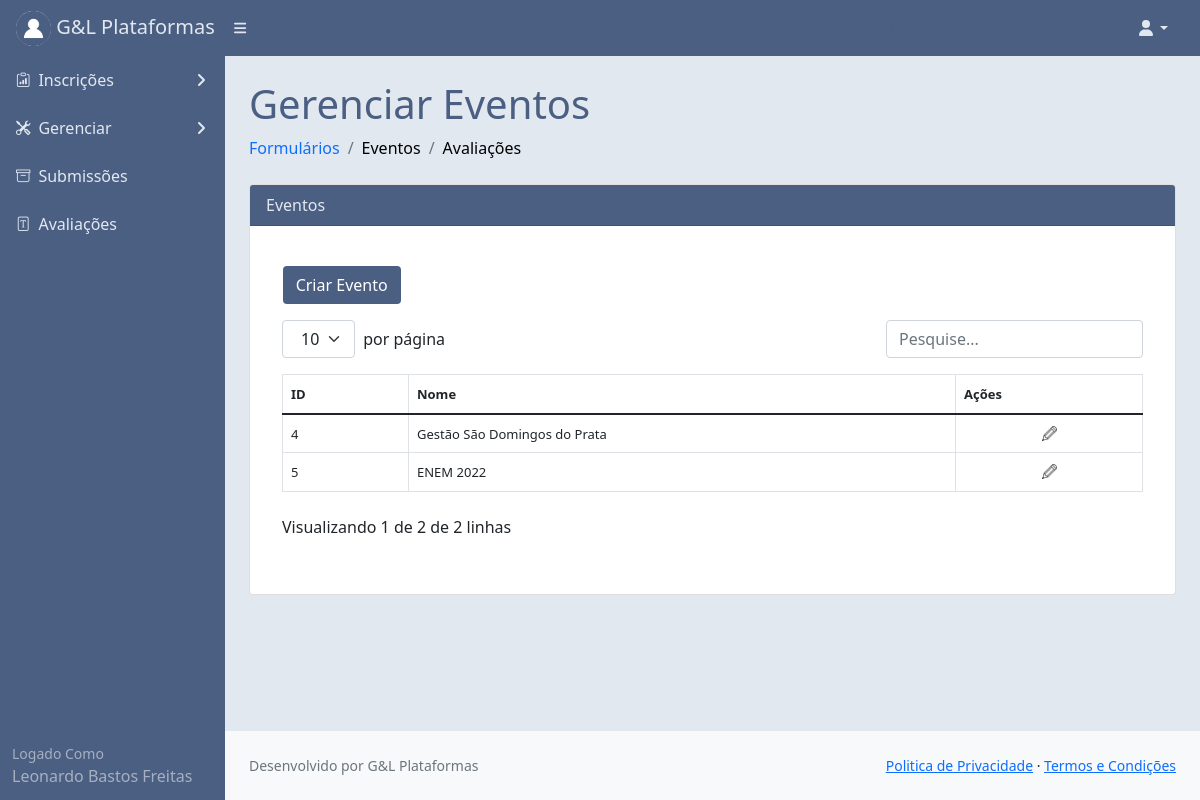
The page /eventos/ (signed in) on the database its author committed.
### core/models.py (models this page shows, shortened)
class Usuariocd(models.Model):
    cpf = models.CharField(max_length=11)
    nome = models.CharField(max_length=300)
    cep = models.CharField(max_length=8)
    nascimento = models.DateField()
    email = models.EmailField()
    endereco = models.CharField(max_length=500)
    cidade = models.CharField(max_length=150)
    bairro = models.CharField(max_length=150)
    pais = models.CharField(max_length=150)
    instituicao = models.CharField(max_length=150)
    cmp = models.CharField(max_length=3)
    categ = models.CharField(max_length=150)
    cinfo = models.CharField(max_length=3)
    gestor_plataforma = models.CharField(max_length=3)
    autor = models.CharField(max_length=3)
    avaliador = models.CharField(max_length=3)
    lider = models.CharField(max_length=3)
    id_usuario = models.BigIntegerField()
    contato = models.BigIntegerField(null=True)
    perfil = models.FileField(upload_to='')

class Evento(models.Model):
    nome = models.CharField(max_length=150)
    cidade = models.CharField(max_length=150)
    estado = models.CharField(max_length=5)
    data_evento = models.DateTimeField()
    modalidade = models.CharField(max_length=150)
    status = models.CharField(max_length=30)
    data_criacao = models.DateTimeField(auto_now=True)
    logo = models.FileField(upload_to='')

### core/views.py (the view)
# urls.py: path('eventos/', views.eventos),
@login_required(login_url='/login/')
def eventos(request):
    meuid = User.objects.filter(username=request.user)
    for m in meuid:
        mid = m.id
    eventos = Evento.objects.filter(status='andamento')
    inscritos = Inscritos.objects.all()
    usuarios = Usuariocd.objects.filter(id_usuario=mid)
    dados = {'eventos':eventos,
             'inscritos':inscritos,
             'usuarios':usuarios}
    return render(request,'eventos.html', dados)

### templates/eventos.html (shortened to what this page needs)
{% extends 'base.html' %}
{% load static %}
{% block content %}
<div id="layoutSidenav_content" style="background:#e2e8f0;">
                <main>
                    <div class="container-fluid px-4">
                        <h1 class="mt-4" style="color:#4B5F83;">Gerenciar Eventos</h1>
                        <ol class="breadcrumb mb-4">
                            <li class="breadcrumb-item"><a href="#" style="text-decoration:none;">Formulários</a></li>
                            <li class="breadcrumb-item text-secondary">
                                <a href="#" style="text-decoration:none;">
                                <font color="black"> Eventos
                                </font>
                                </a></li>
                            <li class="breadcrumb-item active"><a href="#" style="text-decoration:none;">
                               <font color="black"> Avaliações </font>
                            </a> </li>
                        </ol>
                                <p class="mb-0">
                                  <div class="card">
                                      <div class="card-header" style="background:#4B5F83;color:#e2e8f0;">
                                          Eventos
                                      </div>
                                 <div class="card-body">
                              <div align="left">
                                   <a href="/criandoevento/" style="text-decoration:none;">
                                       <button class="btn text-white mt-4"
                                               style="background:#4B5F83;">Criar Evento</button>
                                    </a>
                              </div>
                                <div class="card-body">
                                  <table class="table" id="datatablesSimple">
                                    <thead>
                                        <tr>
                                             <th><font size="2px">ID</font></th>
                                            <th><font size="2px">Nome</font></th>
                                            <th><font size="2px">Ações</font></th>
                                        </tr>
                                    </thead>
                                    <tbody>
                                            {% for eventos in eventos %}
                                                                                 <tr>
                                             <td><font size="2px">{{eventos.id}}</font></td>
                                            <td><font size="2px">{{eventos.nome }}  </font></td>
                                            <td><font size="2px">
                                                <form method="POST" action="/editarevento/?id={{eventos.id}}">{% csrf_token %}
                                                <div align="center">
                                                     <a href="/editarevento/?id={{eventos.id}}">
                                                    <img src={% static "assets/lapis.png" %}
                                                         width="15" height="15" /></a>
                                                </div>
                                            </font></td>
                                        </tr>
                                                {% endfor %}
                                    </tbody>
                                </table>
                                </div>
                        </div>
                                </p>
                    </div>
                </main>
                <footer class="py-4 bg-light mt-auto">
                    <div class="container-fluid px-4">
                        <div class="d-flex align-items-center justify-content-between small">
                            <div class="text-muted">Desenvolvido por G&L Plataformas</div>
                            <div>
                                <a href="#">Politica de Privacidade</a>
                                &middot;
                                <a href="#">Termos e Condições</a>
                            </div>
                        </div>
                    </div>
                </footer>
            </div>
{% endblock %}

### templates/base.html (shortened to what this page needs)
{% load static %}
<!DOCTYPE html>
<html lang="pt-br">
    <head>
        <link href={% static "css/styles.css" %} rel="stylesheet" />
        <link href={% static "css/step.css" %} rel="stylesheet" />
        <link href={% static "css/gira.css" %} rel="stylesheet" />
        <link rel="stylesheet" href="https://cdn.jsdelivr.net/npm/bootstrap-icons@1.3.0/font/bootstrap-icons.css">
    </head>
    <body>
        <nav class="sb-topnav navbar navbar-expand navbar-dark" style="background:#4B5F83;">
            <a class="navbar-brand ps-3" href="#" style="color:#e2e8f0;">
                {% for usuarios in usuarios %}
                <img src="/media/{{usuarios.perfil}}"
                     alt="Admin"
                     class="rounded-circle"
                     width="35" height="35"> G&L Plataformas
                {% endfor %}
            </a>
            <button class="btn btn-link btn-sm order-1 order-lg-0 me-4 me-lg-0" id="sidebarToggle" href="#!"><i class="fas fa-bars" style="color:#e2e8f0;"></i></button>
            <form class="d-none d-md-inline-block form-inline ms-auto me-0 me-md-3 my-2 my-md-0">
                <a href="#" style="text-decoration:none; color:#4B5F83;">
                </a>
                <a href="#" style="text-decoration:none; color:#4B5F83;">
                </a>
                <a href="/submissoes/" style="text-decoration:none; color:#4B5F83;">
                </a>
            </form>
            <ul class="navbar-nav ms-auto ms-md-0 me-3 me-lg-4">
                <li class="nav-item dropdown">
                    <a class="nav-link dropdown-toggle" id="navbarDropdown" href="#" role="button" data-bs-toggle="dropdown" aria-expanded="false" style="color:#e2e8f0;"><i class="fas fa-user fa-fw"></i></a>
                </li>
            </ul>
        </nav>
        <div id="layoutSidenav">
            <div id="layoutSidenav_nav" >
                <nav class="sb-sidenav accordion sb-sidenav-dark" id="sidenavAccordion" >
                    <div class="sb-sidenav-menu" style="background:#4B5F83;">
                        <div class="nav">
                             <a class="nav-link collapsed" href="#" data-bs-toggle="collapse" data-bs-target="#pagesCollapseAuth" aria-expanded="false" aria-controls="pagesCollapseAuth">
                                        <div class="sb-nav-link-icon" style="color:#e2e8f0;"><i class="bi bi-clipboard-data"></i></div>
                                        <div style="color:#e2e8f0;">Inscrições</div>
                                        <div class="sb-sidenav-collapse-arrow" style="color:#e2e8f0;"><i class="fas fa-angle-down"></i></div>
                                    </a>
                            {% for usuarios in usuarios %}
                            {% if usuarios.gestor_plataforma == 'sim' %}
                            <a class="nav-link collapsed" href="#" data-bs-toggle="collapse" data-bs-target="#collapsePages" aria-expanded="false" aria-controls="collapsePages">
                                <div class="sb-nav-link-icon" style="color:#e2e8f0;"><i class="bi bi-tools"></i></div>
                                <div style="color:#e2e8f0;">Gerenciar</div>
                                <div class="sb-sidenav-collapse-arrow" style="color:#e2e8f0;"><i class="fas fa-angle-down"></i></div>
                            </a>
                            {% endif %}
                            {% endfor %}
                            <a class="nav-link" href="/submetidos/" style="color:#e2e8f0;">
                                <div class="sb-nav-link-icon" style="color:#e2e8f0;"><i class="bi bi-archive"></i></div>
                                <div style="color:#e2e8f0;">Submissões</div>
                            </a>
                            {% for usuarios in usuarios %}
                            {% if usuarios.avaliador == 'sim' %}
                            <a class="nav-link" href="/avaliartrabalho/" style="color:#e2e8f0;">
                                <div class="sb-nav-link-icon" style="color:#e2e8f0;"><i class="bi bi-file-font"></i></div>
                                <div style="color:#e2e8f0;">Avaliações</div>
                            </a>
                            {% endif %}
                            {% endfor %}
                        </div>
                    </div>
                    <div class="sb-sidenav-footer" style="background:#4B5F83;">
                        <div class="small" >Logado Como</div>
                        {% for usuarios in usuarios %}
                        {{usuarios.nome}}
                        {% endfor %}
                    </div>
                </nav>
            </div>
{% block content %}{% endblock %}
    </body>
</html>

### static/css/step.css (style rules this page uses)
:root { --prm-color: #0381ff; --prm-gray:#4B5F83; }

### rows shown on the page
Usuariocd: perfil (picture), gestor_plataforma "sim" (drawn), avaliador "sim" (drawn), nome "Leonardo Bastos Freitas"
Evento: id "4", nome "Gestão São Domingos do Prata"
Evento: id "5", nome "ENEM 2022"
